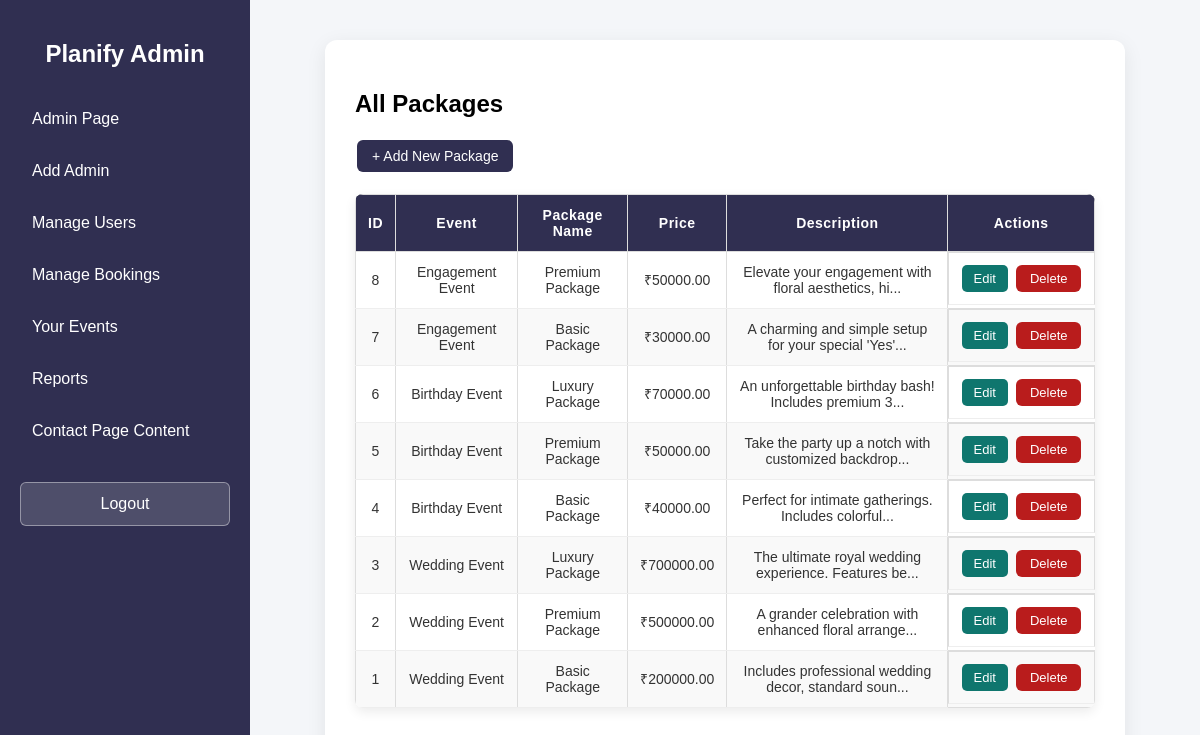
Screenshot of /admin/view_packages.php (signed in) with the database file from the repository.
### tables this page shows
CREATE TABLE `packages` (
  `id` int(11) NOT NULL,
  `event_id` int(11) NOT NULL,
  `package_name` varchar(50) NOT NULL,
  `description` text DEFAULT NULL,
  `package_price` decimal(10,2) NOT NULL
);

CREATE TABLE `events` (
  `id` int(11) NOT NULL,
  `event_name` varchar(100) NOT NULL,
  `description` text NOT NULL,
  `image` varchar(255) DEFAULT NULL
);

### admin/view_packages.php (the view, shortened to what this page needs)
<?php
require_once "../config/db.php";
$query = "
    SELECT packages.*, events.event_name
    FROM packages
    JOIN events ON packages.event_id = events.id
    ORDER BY packages.id DESC
";
$result = mysqli_query($conn, $query);
?>
<!DOCTYPE html>
<html>
<head>
    <link rel="stylesheet" href="admin.css">
</head>
<body>
    <?php include("admin_header.php"); ?>
    <?php include("admin_sidebar.php"); ?>
    <div class="admin-content">
        <div class="admin-card">
            <h2>All Packages</h2>
            <a href="add_package.php" class="btn">+ Add New Package</a>
            <table class="admin-table">
                <thead>
                    <tr>
                        <th>ID</th>
                        <th>Event</th>
                        <th>Package Name</th>
                        <th>Price</th>
                        <th>Description</th>
                        <th>Actions</th>
                    </tr>
                </thead>
                <tbody>
                    <?php while ($row = mysqli_fetch_assoc($result)) { ?>
                        <tr>
                            <td><?php echo $row['id']; ?></td>
                            <td><?php echo htmlspecialchars($row['event_name']); ?></td>
                            <td><?php echo htmlspecialchars($row['package_name']); ?></td>
                            <td>₹<?php echo $row['package_price']; ?></td>
                            <td>
                                <?php
                                echo strlen($row['description']) > 50
                                    ? substr($row['description'], 0, 50) . "..."
                                    : $row['description'];
                                ?>
                            </td>
                            <td>
                                <a href="edit_package.php?id=<?php echo $row['id']; ?>" class="btn-edit">Edit</a>
                                <a href="delete_package.php?id=<?php echo $row['id']; ?>"
                                    class="action-btn action-delete"
                                    onclick="return confirm('Are you sure you want to delete this package?');">
                                    Delete
                                </a>
                            </td>
                        </tr>
                    <?php } ?>
                </tbody>
            </table>
        </div>
    </div>
    <?php include("admin_footer.php"); ?>
</body>
</html>

### admin/admin.css (style rules this page uses)
* { padding: 0; box-sizing: border-box; font-family: 'Poppins', sans-serif; }
body { background-color: #f4f6fb; }
.action-btn { display: inline-block; padding: 6px 14px; font-size: 13px; border-radius: 6px; text-decoration: none; color: white; font-weight: 500; transition: 0.2s ease; border: none; }
.action-delete { background-color: #b91c1c; }
table { background-color: #fff; border-collapse: collapse; }
th { background-color: rgb(48, 47, 81); color: #fff; }
th, td { padding: 10px; text-align: center; }
table { background: #fff; border-collapse: collapse; }
.admin-table { width: 100%; border-collapse: collapse; margin-top: 20px; background-color: #ffffff; box-shadow: 0 4px 12px rgba(0, 0, 0, 0.08); border-radius: 8px; overflow: hidden; }
.admin-table th { background-color: rgb(48, 47, 81); color: #ffffff; text-align: left; padding: 14px; font-size: 14px; letter-spacing: 0.5px; }
.admin-table td { padding: 12px 14px; border-bottom: 1px solid #eeeeee; font-size: 14px; color: #333; }
.admin-table tr:nth-child(even) { background-color: #f9f9f9; }
.admin-content { flex: 1; padding: 40px; background: #f4f6f9; display: flex; justify-content: center; }
.admin-card { width: 800px; background: white; padding: 30px; border-radius: 12px; box-shadow: 0 5px 20px rgba(0, 0, 0, 0.08); }
.admin-table { width: 100%; border-collapse: collapse; margin-top: 20px; }
.admin-table thead { background: #343a40; color: white; }
.admin-table th, .admin-table td { padding: 12px; text-align: center; }
.admin-table th { font-weight: 600; }
.admin-table tr { border-bottom: 1px solid #ddd; }
.btn { display: inline-block; padding: 8px 16px; background: #2f2e51; color: white; border-radius: 6px; text-decoration: none; font-size: 14px; margin-bottom: 15px; transition: 0.3s ease; }
.btn-edit { background: #0f766e; }
.admin-table td:last-child { display: flex; justify-content: center; gap: 8px; }
.admin-table .btn-edit, .admin-table .btn-danger { display: inline-block; padding: 6px 12px; font-size: 13px; border-radius: 5px; text-decoration: none; color: white; font-weight: 500; transition: 0.2s ease; }
.admin-table .btn-edit { background-color: #0f766e; }
body { font-family: Arial, sans-serif; background-color: #f5f6fa; margin: 0; padding: 0; }
table { width: 100%; border-collapse: collapse; background-color: #ffffff; box-shadow: 0 5px 15px rgba(0, 0, 0, 0.05); }
table thead { background-color: rgb(48, 47, 81); color: #ffffff; }
table th, table td { padding: 12px; text-align: center; border: 1px solid #ddd; font-size: 14px; }
.btn { padding: 6px 12px; text-decoration: none; border-radius: 4px; color: #fff; font-size: 13px; margin: 2px; display: inline-block; }
.btn { display: inline-block; padding: 8px 15px; background: rgb(48, 47, 81); color: #fff; text-decoration: none; border-radius: 6px; font-size: 14px; transition: 0.3s; }

### rows the page displays
packages: id "8", event.event_name "Engagement Event", package_name "Premium Package", package_price "50000.00", description "Elevate your engagement with floral aesthetics, hi"
packages: id "7", event.event_name "Engagement Event", package_name "Basic Package", package_price "30000.00", description "A charming and simple setup for your special 'Yes'"
packages: id "6", event.event_name "Birthday Event", package_name "Luxury Package", package_price "70000.00", description "An unforgettable birthday bash! Includes premium 3"
packages: id "5", event.event_name "Birthday Event", package_name "Premium Package", package_price "50000.00", description "Take the party up a notch with customized backdrop"
packages: id "4", event.event_name "Birthday Event", package_name "Basic Package", package_price "40000.00", description "Perfect for intimate gatherings. Includes colorful"
packages: id "3", event.event_name "Wedding Event", package_name "Luxury Package", package_price "700000.00", description "The ultimate royal wedding experience. Features be"
packages: id "2", event.event_name "Wedding Event", package_name "Premium Package", package_price "500000.00", description "A grander celebration with enhanced floral arrange"
packages: id "1", event.event_name "Wedding Event", package_name "Basic Package", package_price "200000.00", description "Includes professional wedding decor, standard soun"
